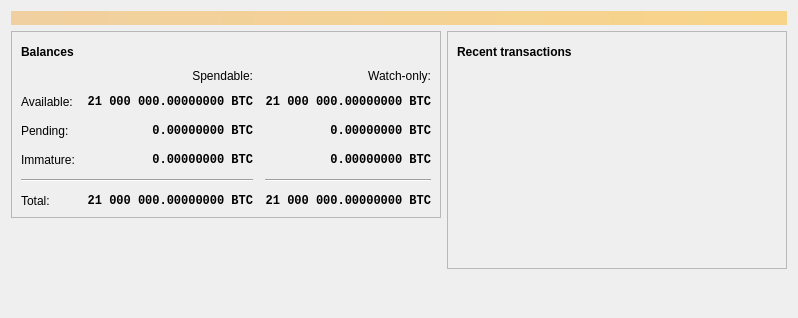
<?xml version="1.0" encoding="UTF-8"?>
<ui version="4.0">
 <class>OverviewPage</class>
 <widget class="QWidget" name="OverviewPage">
  <property name="geometry">
   <rect>
    <x>0</x>
    <y>0</y>
    <width>798</width>
    <height>318</height>
   </rect>
  </property>
  <property name="windowTitle">
   <string>Form</string>
  </property>
  <layout class="QVBoxLayout" name="topLayout">
   <item>
    <widget class="QLabel" name="labelAlerts">
     <property name="visible">
      <bool>false</bool>
     </property>
     <property name="styleSheet">
      <string notr="true">QLabel { background-color: qlineargradient(x1: 0, y1: 0, x2: 1, y2: 0, stop:0 #F0D0A0, stop:1 #F8D488); color:#000000; }</string>
     </property>
     <property name="wordWrap">
      <bool>true</bool>
     </property>
     <property name="margin">
      <number>3</number>
     </property>
     <property name="textInteractionFlags">
      <set>Qt::TextSelectableByMouse</set>
     </property>
    </widget>
   </item>
   <item>
    <layout class="QHBoxLayout" name="horizontalLayout" stretch="1,1">
     <item>
      <layout class="QVBoxLayout" name="verticalLayout_2">
       <item>
        <widget class="QFrame" name="frame">
         <property name="frameShape">
          <enum>QFrame::StyledPanel</enum>
         </property>
         <property name="frameShadow">
          <enum>QFrame::Raised</enum>
         </property>
         <layout class="QVBoxLayout" name="verticalLayout_4">
          <item>
           <layout class="QHBoxLayout" name="horizontalLayout_4">
            <item>
             <widget class="QLabel" name="label_5">
              <property name="font">
               <font>
                <weight>75</weight>
                <bold>true</bold>
               </font>
              </property>
              <property name="text">
               <string>Balances</string>
              </property>
             </widget>
            </item>
            <item>
             <widget class="QPushButton" name="labelWalletStatus">
              <property name="enabled">
               <bool>true</bool>
              </property>
              <property name="maximumSize">
               <size>
                <width>30</width>
                <height>16777215</height>
               </size>
              </property>
              <property name="toolTip">
               <string>The displayed information may be out of date. Your wallet automatically synchronizes with the Dnxcoin network after a connection is established, but this process has not completed yet.</string>
              </property>
              <property name="text">
               <string/>
              </property>
              <property name="icon">
               <iconset resource="../bitcoin.qrc">
                <normaloff>:/icons/warning</normaloff>
                <disabledoff>:/icons/warning</disabledoff>:/icons/warning</iconset>
              </property>
              <property name="iconSize">
               <size>
                <width>24</width>
                <height>24</height>
               </size>
              </property>
              <property name="flat">
               <bool>true</bool>
              </property>
             </widget>
            </item>
            <item>
             <spacer name="horizontalSpacer_3">
              <property name="orientation">
               <enum>Qt::Horizontal</enum>
              </property>
              <property name="sizeHint" stdset="0">
               <size>
                <width>40</width>
                <height>20</height>
               </size>
              </property>
             </spacer>
            </item>
           </layout>
          </item>
          <item>
           <layout class="QGridLayout" name="gridLayout">
            <property name="spacing">
             <number>12</number>
            </property>
            <item row="2" column="2">
             <widget class="QLabel" name="labelWatchPending">
              <property name="font">
               <font>
                <family>Monospace</family>
                <weight>75</weight>
                <bold>true</bold>
               </font>
              </property>
              <property name="cursor">
               <cursorShape>IBeamCursor</cursorShape>
              </property>
              <property name="toolTip">
               <string>Unconfirmed transactions to watch-only addresses</string>
              </property>
              <property name="text">
               <string notr="true">0.00000000 BTC</string>
              </property>
              <property name="alignment">
               <set>Qt::AlignRight|Qt::AlignTrailing|Qt::AlignVCenter</set>
              </property>
              <property name="textInteractionFlags">
               <set>Qt::LinksAccessibleByMouse|Qt::TextSelectableByKeyboard|Qt::TextSelectableByMouse</set>
              </property>
             </widget>
            </item>
            <item row="2" column="1">
             <widget class="QLabel" name="labelUnconfirmed">
              <property name="font">
               <font>
                <family>Monospace</family>
                <weight>75</weight>
                <bold>true</bold>
               </font>
              </property>
              <property name="cursor">
               <cursorShape>IBeamCursor</cursorShape>
              </property>
              <property name="toolTip">
               <string>Total of transactions that have yet to be confirmed, and do not yet count toward the spendable balance</string>
              </property>
              <property name="text">
               <string notr="true">0.00000000 BTC</string>
              </property>
              <property name="alignment">
               <set>Qt::AlignRight|Qt::AlignTrailing|Qt::AlignVCenter</set>
              </property>
              <property name="textInteractionFlags">
               <set>Qt::LinksAccessibleByMouse|Qt::TextSelectableByKeyboard|Qt::TextSelectableByMouse</set>
              </property>
             </widget>
            </item>
            <item row="3" column="2">
             <widget class="QLabel" name="labelWatchImmature">
              <property name="font">
               <font>
                <family>Monospace</family>
                <weight>75</weight>
                <bold>true</bold>
               </font>
              </property>
              <property name="cursor">
               <cursorShape>IBeamCursor</cursorShape>
              </property>
              <property name="toolTip">
               <string>Mined balance in watch-only addresses that has not yet matured</string>
              </property>
              <property name="text">
               <string notr="true">0.00000000 BTC</string>
              </property>
              <property name="alignment">
               <set>Qt::AlignRight|Qt::AlignTrailing|Qt::AlignVCenter</set>
              </property>
              <property name="textInteractionFlags">
               <set>Qt::LinksAccessibleByMouse|Qt::TextSelectableByKeyboard|Qt::TextSelectableByMouse</set>
              </property>
             </widget>
            </item>
            <item row="4" column="0" colspan="2">
             <widget class="Line" name="line">
              <property name="orientation">
               <enum>Qt::Horizontal</enum>
              </property>
             </widget>
            </item>
            <item row="4" column="2">
             <widget class="Line" name="lineWatchBalance">
              <property name="sizePolicy">
               <sizepolicy hsizetype="Preferred" vsizetype="Fixed">
                <horstretch>0</horstretch>
                <verstretch>0</verstretch>
               </sizepolicy>
              </property>
              <property name="minimumSize">
               <size>
                <width>140</width>
                <height>0</height>
               </size>
              </property>
              <property name="orientation">
               <enum>Qt::Horizontal</enum>
              </property>
             </widget>
            </item>
            <item row="5" column="0">
             <widget class="QLabel" name="labelTotalText">
              <property name="text">
               <string>Total:</string>
              </property>
             </widget>
            </item>
            <item row="3" column="1">
             <widget class="QLabel" name="labelImmature">
              <property name="font">
               <font>
                <family>Monospace</family>
                <weight>75</weight>
                <bold>true</bold>
               </font>
              </property>
              <property name="cursor">
               <cursorShape>IBeamCursor</cursorShape>
              </property>
              <property name="toolTip">
               <string>Mined balance that has not yet matured</string>
              </property>
              <property name="text">
               <string notr="true">0.00000000 BTC</string>
              </property>
              <property name="alignment">
               <set>Qt::AlignRight|Qt::AlignTrailing|Qt::AlignVCenter</set>
              </property>
              <property name="textInteractionFlags">
               <set>Qt::LinksAccessibleByMouse|Qt::TextSelectableByKeyboard|Qt::TextSelectableByMouse</set>
              </property>
             </widget>
            </item>
            <item row="2" column="3">
             <spacer name="horizontalSpacer_2">
              <property name="orientation">
               <enum>Qt::Horizontal</enum>
              </property>
              <property name="sizeHint" stdset="0">
               <size>
                <width>40</width>
                <height>20</height>
               </size>
              </property>
             </spacer>
            </item>
            <item row="3" column="0">
             <widget class="QLabel" name="labelImmatureText">
              <property name="text">
               <string>Immature:</string>
              </property>
             </widget>
            </item>
            <item row="5" column="1">
             <widget class="QLabel" name="labelTotal">
              <property name="font">
               <font>
                <family>Monospace</family>
                <weight>75</weight>
                <bold>true</bold>
               </font>
              </property>
              <property name="cursor">
               <cursorShape>IBeamCursor</cursorShape>
              </property>
              <property name="toolTip">
               <string>Your current total balance</string>
              </property>
              <property name="text">
               <string notr="true">21 000 000.00000000 BTC</string>
              </property>
              <property name="alignment">
               <set>Qt::AlignRight|Qt::AlignTrailing|Qt::AlignVCenter</set>
              </property>
              <property name="textInteractionFlags">
               <set>Qt::LinksAccessibleByMouse|Qt::TextSelectableByKeyboard|Qt::TextSelectableByMouse</set>
              </property>
             </widget>
            </item>
            <item row="5" column="2">
             <widget class="QLabel" name="labelWatchTotal">
              <property name="font">
               <font>
                <family>Monospace</family>
                <weight>75</weight>
                <bold>true</bold>
               </font>
              </property>
              <property name="cursor">
               <cursorShape>IBeamCursor</cursorShape>
              </property>
              <property name="toolTip">
               <string>Current total balance in watch-only addresses</string>
              </property>
              <property name="text">
               <string notr="true">21 000 000.00000000 BTC</string>
              </property>
              <property name="alignment">
               <set>Qt::AlignRight|Qt::AlignTrailing|Qt::AlignVCenter</set>
              </property>
              <property name="textInteractionFlags">
               <set>Qt::LinksAccessibleByMouse|Qt::TextSelectableByKeyboard|Qt::TextSelectableByMouse</set>
              </property>
             </widget>
            </item>
            <item row="0" column="2">
             <widget class="QLabel" name="labelWatchonly">
              <property name="text">
               <string>Watch-only:</string>
              </property>
              <property name="alignment">
               <set>Qt::AlignRight|Qt::AlignTrailing|Qt::AlignVCenter</set>
              </property>
             </widget>
            </item>
            <item row="1" column="0">
             <widget class="QLabel" name="labelBalanceText">
              <property name="text">
               <string>Available:</string>
              </property>
             </widget>
            </item>
            <item row="1" column="1">
             <widget class="QLabel" name="labelBalance">
              <property name="font">
               <font>
                <family>Monospace</family>
                <weight>75</weight>
                <bold>true</bold>
               </font>
              </property>
              <property name="cursor">
               <cursorShape>IBeamCursor</cursorShape>
              </property>
              <property name="toolTip">
               <string>Your current spendable balance</string>
              </property>
              <property name="text">
               <string notr="true">21 000 000.00000000 BTC</string>
              </property>
              <property name="alignment">
               <set>Qt::AlignRight|Qt::AlignTrailing|Qt::AlignVCenter</set>
              </property>
              <property name="textInteractionFlags">
               <set>Qt::LinksAccessibleByMouse|Qt::TextSelectableByKeyboard|Qt::TextSelectableByMouse</set>
              </property>
             </widget>
            </item>
            <item row="1" column="2">
             <widget class="QLabel" name="labelWatchAvailable">
              <property name="font">
               <font>
                <family>Monospace</family>
                <weight>75</weight>
                <bold>true</bold>
               </font>
              </property>
              <property name="cursor">
               <cursorShape>IBeamCursor</cursorShape>
              </property>
              <property name="toolTip">
               <string>Your current balance in watch-only addresses</string>
              </property>
              <property name="text">
               <string notr="true">21 000 000.00000000 BTC</string>
              </property>
              <property name="alignment">
               <set>Qt::AlignRight|Qt::AlignTrailing|Qt::AlignVCenter</set>
              </property>
              <property name="textInteractionFlags">
               <set>Qt::LinksAccessibleByMouse|Qt::TextSelectableByKeyboard|Qt::TextSelectableByMouse</set>
              </property>
             </widget>
            </item>
            <item row="2" column="0">
             <widget class="QLabel" name="labelPendingText">
              <property name="text">
               <string>Pending:</string>
              </property>
             </widget>
            </item>
            <item row="0" column="1">
             <widget class="QLabel" name="labelSpendable">
              <property name="text">
               <string>Spendable:</string>
              </property>
              <property name="alignment">
               <set>Qt::AlignRight|Qt::AlignTrailing|Qt::AlignVCenter</set>
              </property>
             </widget>
            </item>
           </layout>
          </item>
         </layout>
        </widget>
       </item>
       <item>
        <spacer name="verticalSpacer">
         <property name="orientation">
          <enum>Qt::Vertical</enum>
         </property>
         <property name="sizeHint" stdset="0">
          <size>
           <width>20</width>
           <height>40</height>
          </size>
         </property>
        </spacer>
       </item>
      </layout>
     </item>
     <item>
      <layout class="QVBoxLayout" name="verticalLayout_3">
       <item>
        <widget class="QFrame" name="frame_2">
         <property name="frameShape">
          <enum>QFrame::StyledPanel</enum>
         </property>
         <property name="frameShadow">
          <enum>QFrame::Raised</enum>
         </property>
         <layout class="QVBoxLayout" name="verticalLayout">
          <item>
           <layout class="QHBoxLayout" name="horizontalLayout_2">
            <item>
             <widget class="QLabel" name="label_4">
              <property name="font">
               <font>
                <weight>75</weight>
                <bold>true</bold>
               </font>
              </property>
              <property name="text">
               <string>Recent transactions</string>
              </property>
             </widget>
            </item>
            <item>
             <widget class="QPushButton" name="labelTransactionsStatus">
              <property name="enabled">
               <bool>true</bool>
              </property>
              <property name="maximumSize">
               <size>
                <width>30</width>
                <height>16777215</height>
               </size>
              </property>
              <property name="toolTip">
               <string>The displayed information may be out of date. Your wallet automatically synchronizes with the Dnxcoin network after a connection is established, but this process has not completed yet.</string>
              </property>
              <property name="text">
               <string/>
              </property>
              <property name="icon">
               <iconset resource="../bitcoin.qrc">
                <normaloff>:/icons/warning</normaloff>
                <disabledoff>:/icons/warning</disabledoff>:/icons/warning</iconset>
              </property>
              <property name="iconSize">
               <size>
                <width>24</width>
                <height>24</height>
               </size>
              </property>
              <property name="flat">
               <bool>true</bool>
              </property>
             </widget>
            </item>
            <item>
             <spacer name="horizontalSpacer">
              <property name="orientation">
               <enum>Qt::Horizontal</enum>
              </property>
              <property name="sizeHint" stdset="0">
               <size>
                <width>40</width>
                <height>20</height>
               </size>
              </property>
             </spacer>
            </item>
           </layout>
          </item>
          <item>
           <widget class="QListView" name="listTransactions">
            <property name="styleSheet">
             <string notr="true">QListView { background: transparent; }</string>
            </property>
            <property name="frameShape">
             <enum>QFrame::NoFrame</enum>
            </property>
            <property name="verticalScrollBarPolicy">
             <enum>Qt::ScrollBarAlwaysOff</enum>
            </property>
            <property name="horizontalScrollBarPolicy">
             <enum>Qt::ScrollBarAlwaysOff</enum>
            </property>
            <property name="selectionMode">
             <enum>QAbstractItemView::NoSelection</enum>
            </property>
           </widget>
          </item>
         </layout>
        </widget>
       </item>
       <item>
        <spacer name="verticalSpacer_2">
         <property name="orientation">
          <enum>Qt::Vertical</enum>
         </property>
         <property name="sizeHint" stdset="0">
          <size>
           <width>20</width>
           <height>40</height>
          </size>
         </property>
        </spacer>
       </item>
      </layout>
     </item>
    </layout>
   </item>
  </layout>
 </widget>
 <resources/>
 <connections/>
</ui>
